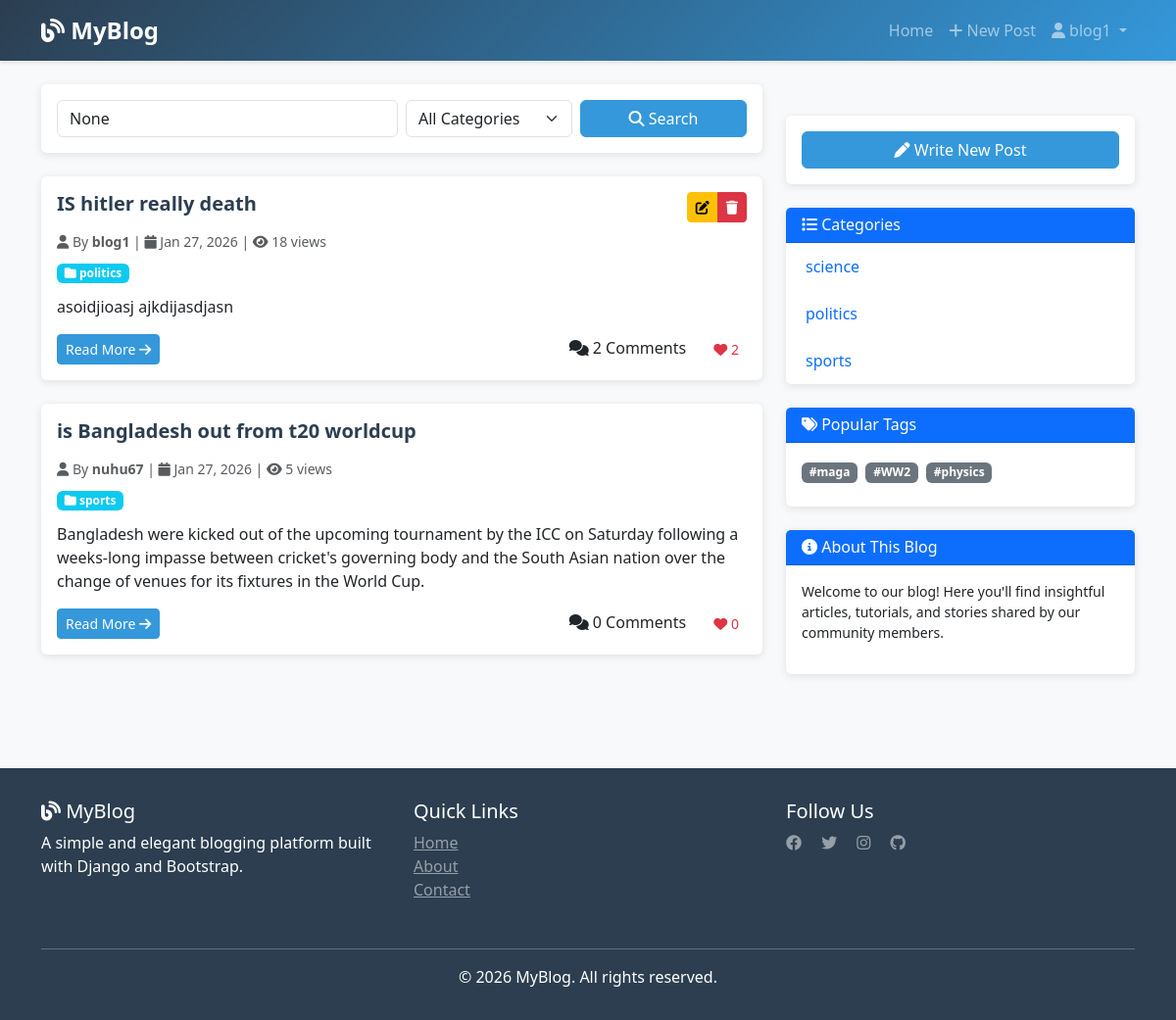
The app's page / (signed in) with its own data.
### blog/models.py (models this page shows, shortened)
class Post(models.Model):
    title=models.CharField(max_length=100)
    content=RichTextField(blank=True, null=True)
    author=models.ForeignKey(User, on_delete=models.CASCADE)
    created_at=models.DateTimeField(auto_now_add=True)
    updated_at=models.DateTimeField(auto_now=True)
    Catagory=models.ForeignKey(Catagory, on_delete=models.SET_NULL , null=True)
    tags=models.ManyToManyField(Tag)
    view_count=models.PositiveBigIntegerField(default=0)
    liked_users=models.ManyToManyField(User, related_name='liked_posts')

class Catagory(models.Model):
    name = models.CharField(max_length=100)

class Tag (models.Model):
    name = models.CharField(max_length=100)

### blog/views.py (the view)
# urls.py: path('', views.post_list, name='post_list'),
def post_list(request):
    catagoryQ=request.GET.get('category')
    tagQ=request.GET.get('tag')
    searchQ=request.GET.get('q')
    posts=Post.objects.all()
    if catagoryQ:
        posts=posts.filter(Catagory__name=catagoryQ)
    if tagQ:
        posts=posts.filter(tags__name=tagQ)
    if searchQ:
        posts=posts.filter(
            Q(title__icontains=searchQ) | Q(content__icontains=searchQ)
            | Q(tags__name__icontains=searchQ) | Q(Catagory__name__icontains=searchQ)
        ).distinct()
    paginator=Paginator(posts,2)
    page_number=request.GET.get('page')
    page_obj=paginator.get_page(page_number)
    context={
      "page_obj":page_obj,
      "catagories":Catagory.objects.all(),
      "tags":Tag.objects.all(),
      "search_query":searchQ,
      "catagory_query":catagoryQ,
      "tag_query":tagQ,
    }
    return render(request,'blog/post_list.html',context)

### templates/blog/post_list.html (shortened to what this page needs)
{% extends 'base.html' %}
{% load crispy_forms_tags %}
{% block content %}
<div class="row">
    <div class="col-lg-8">
        <div class="card mb-4">
            <div class="card-body">
                <form method="GET" class="row g-2">
                    <div class="col-md-6">
                        <input type="text" name="q" class="form-control"
                               placeholder="Search posts..."
                               value="{{ search_query }}">
                    </div>
                    <div class="col-md-3">
                        <select name="category" class="form-select">
                            <option value="">All Categories</option>
                        </select>
                    </div>
                    <div class="col-md-3">
                        <button type="submit" class="btn btn-primary w-100">
                            <i class="fas fa-search"></i> Search
                        </button>
                    </div>
                </form>
            </div>
        </div>
        {% if page_obj %}
            {% for post in page_obj %}
            <div class="card mb-4">
                <div class="card-body">
                    <div class="d-flex justify-content-between align-items-start mb-2">
                        <h5 class="card-title post-title">{{ post.title }}</h5>
                        {% if user == post.author %}
                        <div class="btn-group btn-group-sm">
                            <a href="{% url 'post_update' post.id %}" class="btn btn-warning" title="Edit">
                                <i class="fas fa-edit"></i>
                            </a>
                            <a href="{% url 'post_delete' post.id %}" class="btn btn-danger" title="Delete" onclick="return confirm('Are you sure?')">
                                <i class="fas fa-trash"></i>
                            </a>
                        </div>
                        {% endif %}
                    </div>
                    <p class="text-muted small mb-2">
                        <i class="fas fa-user"></i> By <strong>{{ post.author.username }}</strong> |
                        <i class="fas fa-calendar"></i> {{ post.created_at|date:"M d, Y" }} |
                        <i class="fas fa-eye"></i> {{ post.view_count }} views
                    </p>
                    {% if post.Catagory %}
                    <p class="mb-2">
                        <span class="badge bg-info">
                            <i class="fas fa-folder"></i> {{ post.Catagory.name }}
                        </span>
                    </p>
                    {% endif %}
                    <div class="card-text post-excerpt mb-3">
                        {{ post.content|truncatewords:50|safe }}
                    </div>
                    <div class="d-flex justify-content-between align-items-center">
                        <div>
                            <a href="{% url 'post_detail' post.id %}" class="btn btn-sm btn-primary">
                                Read More <i class="fas fa-arrow-right"></i>
                            </a>
                        </div>
                        <div>
                            <span class="me-3">
                                <i class="fas fa-comments"></i>
                                {{ post.comment_set.count }} Comments
                            </span>
                            {% if user.is_authenticated %}
                            <form method="POST" action="{% url 'like_post' post.id %}" class="d-inline">
                                <button type="submit" class="btn btn-sm {% if is_liked %}btn-danger{% else %}btn-outline-danger{% endif %}" style="border: none; background: none;">
                                    <i class="fas fa-heart"></i> {{ post.liked_users.count }}
                                </button>
                            </form>
                            {% else %}
                            <span class="text-danger"><i class="fas fa-heart"></i> {{ post.liked_users.count }}</span>
                            {% endif %}
                        </div>
                    </div>
                </div>
            </div>
            {% endfor %}
        {% else %}
        <div class="alert alert-info text-center py-5">
            <i class="fas fa-inbox fa-2x mb-3"></i>
            <p>No posts found. Try adjusting your search or filters.</p>
        </div>
        {% endif %}
    </div>
    <div class="col-lg-4">
        <div class="sidebar">
            {% if user.is_authenticated %}
            <div class="card mb-4">
                <div class="card-body text-center">
                    <a href="{% url 'post_create' %}" class="btn btn-primary w-100">
                        <i class="fas fa-pen"></i> Write New Post
                    </a>
                </div>
            </div>
            {% endif %}
            <div class="card">
                <div class="card-header bg-primary text-white">
                    <h6 class="mb-0"><i class="fas fa-list"></i> Categories</h6>
                </div>
                <ul class="list-group list-group-flush">
                    {% for category in catagories %}
                    <li class="list-group-item">
                        <a href="?category={{ category.name }}" class="text-decoration-none">
                            {{ category.name }}
                        </a>
                    </li>
                    {% empty %}
                    <li class="list-group-item text-muted">No categories yet</li>
                    {% endfor %}
                </ul>
            </div>
            <div class="card mt-4">
                <div class="card-header bg-primary text-white">
                    <h6 class="mb-0"><i class="fas fa-tags"></i> Popular Tags</h6>
                </div>
                <div class="card-body">
                    {% for tag in tags %}
                        <a href="?tag={{ tag.name }}" class="badge bg-secondary text-decoration-none mb-2">
                            {{ tag.name }}
                        </a>
                    {% empty %}
                    <p class="text-muted">No tags yet</p>
                    {% endfor %}
                </div>
            </div>
            <div class="card mt-4">
                <div class="card-header bg-primary text-white">
                    <h6 class="mb-0"><i class="fas fa-info-circle"></i> About This Blog</h6>
                </div>
                <div class="card-body">
                    <p class="small">Welcome to our blog! Here you'll find insightful articles, tutorials, and stories shared by our community members.</p>
                </div>
            </div>
        </div>
    </div>
</div>
{% endblock %}

### templates/base.html (shortened to what this page needs)
<!DOCTYPE html>
<html lang="en">
<head>
    <link href="https://cdn.jsdelivr.net/npm/bootstrap@5.3.0/dist/css/bootstrap.min.css" rel="stylesheet">
    <link rel="stylesheet" href="https://cdnjs.cloudflare.com/ajax/libs/font-awesome/6.4.0/css/all.min.css">
</head>
<body>
    <nav class="navbar navbar-expand-lg navbar-dark">
        <div class="container">
            <a class="navbar-brand" href="{% url 'post_list' %}">
                <i class="fas fa-blog"></i> MyBlog
            </a>
            <div class="collapse navbar-collapse" id="navbarNav">
                <ul class="navbar-nav ms-auto">
                    <li class="nav-item">
                        <a class="nav-link" href="{% url 'post_list' %}">Home</a>
                    </li>
                    {% if user.is_authenticated %}
                        <li class="nav-item">
                            <a class="nav-link" href="{% url 'post_create' %}">
                                <i class="fas fa-plus"></i> New Post
                            </a>
                        </li>
                        <li class="nav-item dropdown">
                            <a class="nav-link dropdown-toggle" href="#" id="userDropdown" role="button" data-bs-toggle="dropdown">
                                <i class="fas fa-user"></i> {{ user.username }}
                            </a>
                        </li>
                    {% endif %}
                </ul>
            </div>
        </div>
    </nav>
    <main>
        <div class="container my-4">
            {% block content %}{% endblock %}
        </div>
    </main>
    <footer>
        <div class="container">
            <div class="row">
                <div class="col-md-4 mb-3">
                    <h5><i class="fas fa-blog"></i> MyBlog</h5>
                    <p>A simple and elegant blogging platform built with Django and Bootstrap.</p>
                </div>
                <div class="col-md-4 mb-3">
                    <h5>Quick Links</h5>
                    <ul class="list-unstyled">
                        <li><a href="{% url 'post_list' %}" class="text-white-50">Home</a></li>
                        <li><a href="#" class="text-white-50">About</a></li>
                        <li><a href="#" class="text-white-50">Contact</a></li>
                    </ul>
                </div>
                <div class="col-md-4 mb-3">
                    <h5>Follow Us</h5>
                    <a href="#" class="text-white-50 me-3"><i class="fab fa-facebook"></i></a>
                    <a href="#" class="text-white-50 me-3"><i class="fab fa-twitter"></i></a>
                    <a href="#" class="text-white-50 me-3"><i class="fab fa-instagram"></i></a>
                    <a href="#" class="text-white-50"><i class="fab fa-github"></i></a>
                </div>
            </div>
            <hr class="bg-white-50">
            <div class="text-center">
                <p class="mb-0">&copy; 2026 MyBlog. All rights reserved.</p>
            </div>
        </div>
    </footer>
</body>
</html>

### templates/base.html (style rules this page uses)
:root { --primary-color: #2c3e50; --secondary-color: #3498db; }
body { display: flex; flex-direction: column; min-height: 100vh; background-color: #f8f9fa; }
main { flex: 1; }
.navbar { background: linear-gradient(135deg, var(--primary-color) 0%, var(--secondary-color) 100%); box-shadow: 0 2px 4px rgba(0,0,0,0.1); }
.navbar-brand { font-weight: 700; font-size: 1.5rem; }
.card { border: none; box-shadow: 0 2px 8px rgba(0,0,0,0.1); transition: transform 0.3s ease, box-shadow 0.3s ease; }
.btn-primary { background-color: var(--secondary-color); border-color: var(--secondary-color); }
.post-title { color: var(--primary-color); font-weight: 600; }
.sidebar { margin-top: 2rem; }
.sidebar .card { margin-bottom: 1.5rem; }
.sidebar .list-group-item { border: none; padding: 0.75rem 1.25rem; }
.badge { margin-right: 0.25rem; margin-bottom: 0.25rem; }
footer { background-color: var(--primary-color); color: white; padding: 2rem 0; margin-top: 3rem; }

### records on screen
Post: title "IS hitler really death", author.username "blog1", created_at "Jan 27, 2026", view_count "18", Catagory.name "politics", content "asoidjioasj ajkdijasdjasn", comment_set.count "2", liked_users.count "2"
Post: title "is Bangladesh out from t20 worldcup", author.username "nuhu67", created_at "Jan 27, 2026", view_count "5", Catagory.name "sports", content "Bangladesh were kicked out of the upcoming tournament by the ICC on Saturday following a weeks-long impasse between cricket's governing body and the South Asian nation over the change of venues for its fixtures in the World Cup.", comment_set.count "0", liked_users.count "0"
Catagory: name "science"
Catagory: name "politics"
Catagory: name "sports"
Tag: name "#maga"
Tag: name "#WW2"
Tag: name "#physics"

### other values on screen
{{ user.username }} "blog1"
